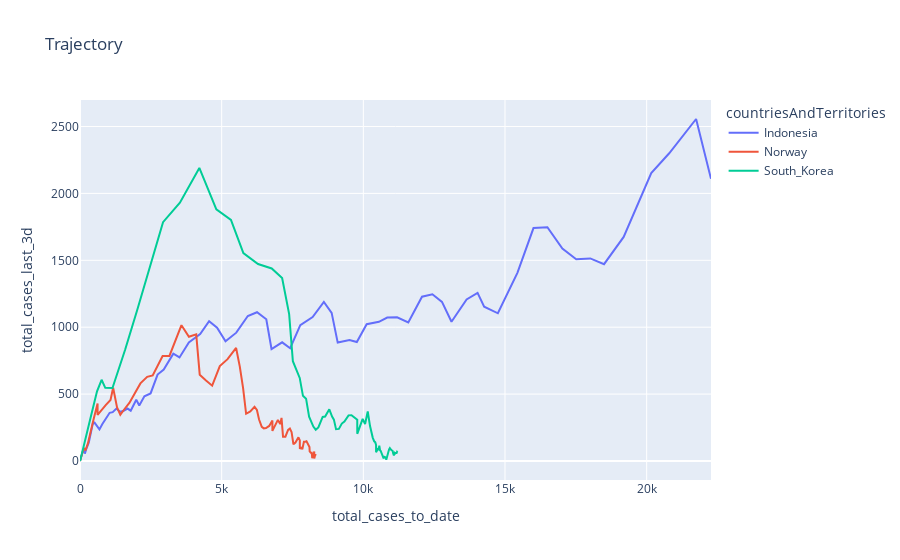

Notebook cell for this chart:
### Code cell
import plotly.express as px

fig1 =  px.line(dfcovid[(dfcovid['countriesAndTerritories'] == 'Indonesia') | 
                        (dfcovid['countriesAndTerritories'] == 'Norway') | 
                        (dfcovid['countriesAndTerritories'] == 'South_Korea')], x='total_cases_to_date', y='total_cases_last_3d', title='Trajectory', color='countriesAndTerritories')
fig1.show()

### Figure 1 — Plotly figure (JSON) as saved in the notebook; plotly's stock layout.template omitted (floating-point values rounded to 4 significant figures; data arrays with more than 128 entries replaced by an {"elided": "..."} marker saying what was removed)
{"data": [{"hovertemplate": "countriesAndTerritories=Indonesia<br>total_cases_to_date=%{x}<br>total_cases_last_3d=%{y}<extra></extra>", "legendgroup": "Indonesia", "line": {"color": "#636efa", "dash": "solid"}, "mode": "lines", "name": "Indonesia", "showlegend": true, "type": "scatter", "x": {"elided": "140 int values"}, "xaxis": "x", "y": {"elided": "140 int values"}, "yaxis": "y"}, {"hovertemplate": "countriesAndTerritories=Norway<br>total_cases_to_date=%{x}<br>total_cases_last_3d=%{y}<extra></extra>", "legendgroup": "Norway", "line": {"color": "#EF553B", "dash": "solid"}, "mode": "lines", "name": "Norway", "showlegend": true, "type": "scatter", "x": {"elided": "147 int values"}, "xaxis": "x", "y": {"elided": "147 int values"}, "yaxis": "y"}, {"hovertemplate": "countriesAndTerritories=South_Korea<br>total_cases_to_date=%{x}<br>total_cases_last_3d=%{y}<extra></extra>", "legendgroup": "South_Korea", "line": {"color": "#00cc96", "dash": "solid"}, "mode": "lines", "name": "South_Korea", "showlegend": true, "type": "scatter", "x": {"elided": "147 int values"}, "xaxis": "x", "y": {"elided": "147 int values"}, "yaxis": "y"}], "layout": {"legend": {"title": {"text": "countriesAndTerritories"}, "tracegroupgap": 0}, "title": {"text": "Trajectory"}, "xaxis": {"anchor": "y", "domain": [0, 1], "title": {"text": "total_cases_to_date"}}, "yaxis": {"anchor": "x", "domain": [0, 1], "title": {"text": "total_cases_last_3d"}}}}
